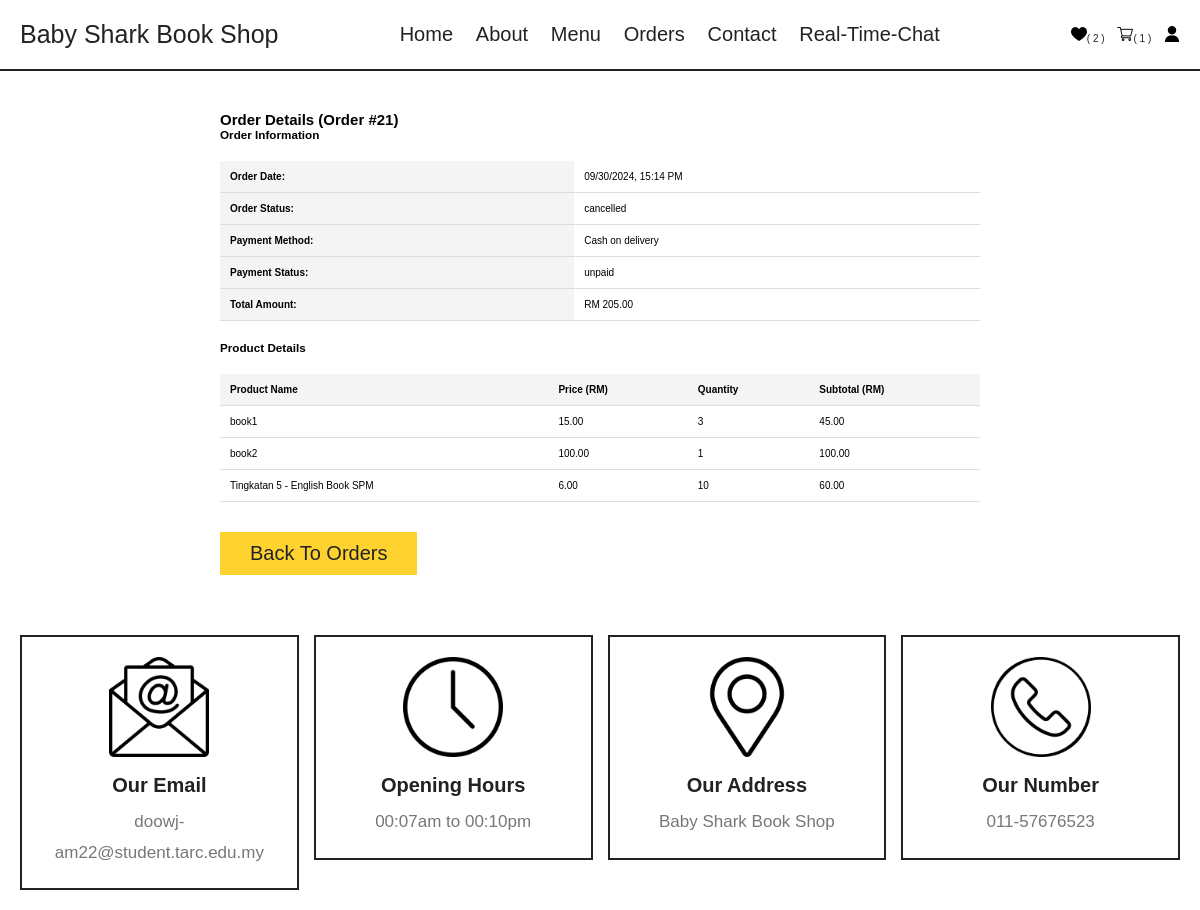
The page /order_detail.php?order_id=21 (signed in) on the database its author committed.
### tables this page shows
CREATE TABLE `payment` (
  `id` int(11) NOT NULL,
  `orders_id` int(11) NOT NULL,
  `amount` double NOT NULL,
  `payment_method` varchar(100) NOT NULL,
  `bankAccount` varchar(20) NOT NULL,
  `CVV` varchar(5) NOT NULL,
  `expired_date` date NOT NULL,
  `status` varchar(100) NOT NULL
);

CREATE TABLE `orders` (
  `id` int(11) NOT NULL,
  `member_id` int(11) NOT NULL,
  `date` date NOT NULL,
  `time` time NOT NULL,
  `total_product` int(11) NOT NULL,
  `total_price` double NOT NULL,
  `address` varchar(255) NOT NULL,
  `status` varchar(100) NOT NULL
);

CREATE TABLE `orderproduct` (
  `id` int(11) NOT NULL,
  `ordersid` int(11) NOT NULL,
  `product_id` int(11) NOT NULL,
  `quantity` int(11) NOT NULL,
  `subtotal` double NOT NULL
);

CREATE TABLE `product` (
  `id` int(11) NOT NULL,
  `name` varchar(100) NOT NULL,
  `author` varchar(100) NOT NULL,
  `price` double NOT NULL,
  `description` varchar(255) NOT NULL,
  `image` varchar(255) NOT NULL,
  `stock` int(11) NOT NULL,
  `category_id` int(11) NOT NULL
);

### order_detail.php (the view, shortened to what this page needs)
<?php
include 'components/_base.php';
$order_id = $_GET['order_id'];
$order_stmt = $_db->prepare("
    SELECT o.*, p.payment_method, p.status AS payment_status, p.bankAccount
    FROM orders o
    LEFT JOIN payment p ON o.id = p.orders_id
    WHERE o.id = ? AND o.member_id = ?
");
$order_stmt->execute([$order_id, $_user->id]);
$order = $order_stmt->fetch(PDO::FETCH_ASSOC);
$order_products_stmt = $_db->prepare("
    SELECT p.name, op.quantity, p.price, op.subtotal
    FROM orderproduct op
    INNER JOIN product p ON op.product_id = p.id
    WHERE op.ordersid = ?
");
$order_products_stmt->execute([$order['id']]);
$products = $order_products_stmt->fetchAll(PDO::FETCH_ASSOC);
$payment_method = $order['payment_method'] === 'credit card' ? "Credit Card ****" . substr($order['bankAccount'], -4) : ucfirst($order['payment_method']);
?>
<!DOCTYPE html>
<html lang="en">
<head>
   <link rel="stylesheet" href="css/style.css">
</head>
<body>
<?php include 'components/user_header.php'; ?>
<section>
<div class="order-detail-container">
        <h2>Order Details (Order #<?php echo htmlspecialchars($order['id']); ?>)</h2>
        <div class="order-info">
            <h3>Order Information</h3>
            <table>
                <tr>
                    <th>Order Date:</th>
                    <td><?php echo date('m/d/Y, H:i A', strtotime($order['date'] . ' ' . $order['time'])); ?></td>
                </tr>
                <tr>
                    <th>Order Status:</th>
                    <td><?php echo htmlspecialchars($order['status']); ?></td>
                </tr>
                <tr>
                    <th>Payment Method:</th>
                    <td><?php echo htmlspecialchars($payment_method); ?></td>
                </tr>
                <tr>
                    <th>Payment Status:</th>
                    <td><?php echo htmlspecialchars($order['payment_status']); ?></td>
                </tr>
                <tr>
                    <th>Total Amount:</th>
                    <td>RM <?php echo number_format($order['total_price'], 2); ?></td>
                </tr>
            </table>
        </div>
        <h3>Product Details</h3>
        <table>
            <thead>
                <tr>
                    <th>Product Name</th>
                    <th>Price (RM)</th>
                    <th>Quantity</th>
                    <th>Subtotal (RM)</th>
                </tr>
            </thead>
            <tbody>
                <?php foreach ($products as $product): ?>
                    <tr>
                        <td><?php echo htmlspecialchars($product['name']); ?></td>
                        <td><?php echo number_format($product['price'], 2); ?></td>
                        <td><?php echo htmlspecialchars($product['quantity']); ?></td>
                        <td><?php echo number_format($product['subtotal'], 2); ?></td>
                    </tr>
                <?php endforeach; ?>
            </tbody>
        </table>
        <div style="margin-top: 20px;">
             <a href="orders.php" class="btn">Back to Orders</a>
        </div>
    </div>
</section>
    <?php include 'components/footer.php'; ?>
</body>
</html>

### css/style.css (style rules this page uses)
:root { --yellow:#fed330; --red:#e74c3c; --white:#fff; --black:#222; --light-color:#777; --border:.2rem solid var(--black); }
* { font-family: Arial, Helvetica, sans-serif; margin:0; padding:0; box-sizing: border-box; outline: none; border: none; text-decoration: none; }
html { font-size: 62.5%; overflow-x: hidden; scroll-behavior: smooth; stop-opacity: 7rem; }
section { margin:0 auto; max-width: 1500px; padding:2rem; }
.btn, .edit-btn, .delete-btn { margin-top: 1rem; display: inline-block; font-size: 2rem; padding:1rem 3rem; cursor: pointer; text-transform: capitalize; transition: .2s linear; }
.btn { background-color: var(--yellow); color:var(--black); }
.order-detail-container { max-width: 800px; margin: 0 auto; font-family: Arial, sans-serif; padding: 20px; }
table { width: 100%; border-collapse: collapse; margin-top: 20px; }
th, td { padding: 10px; text-align: left; border-bottom: 1px solid #ddd; }
th { background-color: #f4f4f4; }
.order-info { margin-bottom: 20px; }

### rows shown on the page
payment: orders "21", orders.time "09/30/2024, 15:14 PM", orders.status "cancelled", payment_method "Cash on delivery", status "unpaid", orders.total_price "205.00"
orderproduct: product.name "book1", product.price "15.00", quantity "3", subtotal "45.00"
orderproduct: product.name "book2", product.price "100.00", quantity "1", subtotal "100.00"
orderproduct: product.name "Tingkatan 5 - English Book SPM", product.price "6.00", quantity "10", subtotal "60.00"

### other values the page prints
$total_favorites_items "2"
$total_cart_items "1"
